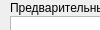
         <widget class="QWidget" name="page_4">
          <property name="geometry">
           <rect>
            <x>0</x>
            <y>0</y>
            <width>100</width>
            <height>30</height>
           </rect>
          </property>
          <attribute name="label">
           <string>Анамнез стр. 4</string>
          </attribute>
          <widget class="QWidget" name="layoutWidget_6">
           <property name="geometry">
            <rect>
             <x>10</x>
             <y>0</y>
             <width>321</width>
             <height>361</height>
            </rect>
           </property>
           <layout class="QVBoxLayout" name="verticalLayoutAnamnez4">
            <property name="spacing">
             <number>0</number>
            </property>
            <item>
             <widget class="QLabel" name="label_56">
              <property name="sizePolicy">
               <sizepolicy hsizetype="Preferred" vsizetype="Fixed">
                <horstretch>0</horstretch>
                <verstretch>21</verstretch>
               </sizepolicy>
              </property>
              <property name="text">
               <string>Предварительный диагноз:</string>
              </property>
             </widget>
            </item>
            <item>
             <widget class="QTextEdit" name="textDiagnosis">
              <property name="sizePolicy">
               <sizepolicy hsizetype="Expanding" vsizetype="Fixed">
                <horstretch>0</horstretch>
                <verstretch>42</verstretch>
               </sizepolicy>
              </property>
              <property name="minimumSize">
               <size>
                <width>0</width>
                <height>42</height>
               </size>
              </property>
              <property name="maximumSize">
               <size>
                <width>16777215</width>
                <height>42</height>
               </size>
              </property>
             </widget>
            </item>
            <item>
             <widget class="QLabel" name="label_57">
              <property name="sizePolicy">
               <sizepolicy hsizetype="Preferred" vsizetype="Fixed">
                <horstretch>0</horstretch>
                <verstretch>21</verstretch>
               </sizepolicy>
              </property>
              <property name="text">
               <string>На основании жалоб:</string>
              </property>
             </widget>
            </item>
            <item>
             <widget class="QTextEdit" name="textByComplaint">
              <property name="sizePolicy">
               <sizepolicy hsizetype="Expanding" vsizetype="Fixed">
                <horstretch>0</horstretch>
                <verstretch>42</verstretch>
               </sizepolicy>
              </property>
              <property name="minimumSize">
               <size>
                <width>0</width>
                <height>42</height>
               </size>
              </property>
              <property name="maximumSize">
               <size>
                <width>16777215</width>
                <height>42</height>
               </size>
              </property>
             </widget>
            </item>
            <item>
             <widget class="QLabel" name="label_58">
              <property name="sizePolicy">
               <sizepolicy hsizetype="Preferred" vsizetype="Fixed">
                <horstretch>0</horstretch>
                <verstretch>21</verstretch>
               </sizepolicy>
              </property>
              <property name="text">
               <string>Анамнеза:</string>
              </property>
             </widget>
            </item>
            <item>
             <widget class="QTextEdit" name="textByAnamnes">
              <property name="sizePolicy">
               <sizepolicy hsizetype="Expanding" vsizetype="Fixed">
                <horstretch>0</horstretch>
                <verstretch>42</verstretch>
               </sizepolicy>
              </property>
              <property name="minimumSize">
               <size>
                <width>0</width>
                <height>42</height>
               </size>
              </property>
              <property name="maximumSize">
               <size>
                <width>16777215</width>
                <height>42</height>
               </size>
              </property>
             </widget>
            </item>
            <item>
             <widget class="QLabel" name="label_59">
              <property name="sizePolicy">
               <sizepolicy hsizetype="Preferred" vsizetype="Fixed">
                <horstretch>0</horstretch>
                <verstretch>21</verstretch>
               </sizepolicy>
              </property>
              <property name="text">
               <string>План обследования: ОАК, ОАМ, ФГ, ЭКГ, сахар</string>
              </property>
             </widget>
            </item>
            <item>
             <widget class="QTextEdit" name="textPlanRes">
              <property name="sizePolicy">
               <sizepolicy hsizetype="Expanding" vsizetype="Fixed">
                <horstretch>0</horstretch>
                <verstretch>42</verstretch>
               </sizepolicy>
              </property>
              <property name="minimumSize">
               <size>
                <width>0</width>
                <height>42</height>
               </size>
              </property>
              <property name="maximumSize">
               <size>
                <width>16777215</width>
                <height>42</height>
               </size>
              </property>
             </widget>
            </item>
            <item>
             <widget class="QLabel" name="label_60">
              <property name="sizePolicy">
               <sizepolicy hsizetype="Preferred" vsizetype="Fixed">
                <horstretch>0</horstretch>
                <verstretch>21</verstretch>
               </sizepolicy>
              </property>
              <property name="text">
               <string>План лечения:</string>
              </property>
             </widget>
            </item>
            <item>
             <widget class="QTextEdit" name="textPlanTher">
              <property name="sizePolicy">
               <sizepolicy hsizetype="Expanding" vsizetype="Fixed">
                <horstretch>0</horstretch>
                <verstretch>42</verstretch>
               </sizepolicy>
              </property>
              <property name="minimumSize">
               <size>
                <width>0</width>
                <height>42</height>
               </size>
              </property>
              <property name="maximumSize">
               <size>
                <width>16777215</width>
                <height>42</height>
               </size>
              </property>
             </widget>
            </item>
            <item>
             <widget class="QLabel" name="label_61">
              <property name="sizePolicy">
               <sizepolicy hsizetype="Preferred" vsizetype="Fixed">
                <horstretch>0</horstretch>
                <verstretch>21</verstretch>
               </sizepolicy>
              </property>
              <property name="text">
               <string>Нетрудоспособен:</string>
              </property>
             </widget>
            </item>
            <item>
             <widget class="QLineEdit" name="lineIncapacitated">
              <property name="sizePolicy">
               <sizepolicy hsizetype="Expanding" vsizetype="Fixed">
                <horstretch>0</horstretch>
                <verstretch>21</verstretch>
               </sizepolicy>
              </property>
              <property name="text">
               <string/>
              </property>
             </widget>
            </item>
            <item>
             <layout class="QHBoxLayout" name="horizontalLayout_26">
              <property name="spacing">
               <number>0</number>
              </property>
              <item>
               <widget class="QLabel" name="label_62">
                <property name="sizePolicy">
                 <sizepolicy hsizetype="Preferred" vsizetype="Fixed">
                  <horstretch>0</horstretch>
                  <verstretch>21</verstretch>
                 </sizepolicy>
                </property>
                <property name="text">
                 <string>Врач:</string>
                </property>
               </widget>
              </item>
              <item>
               <widget class="QLineEdit" name="lineDoc">
                <property name="sizePolicy">
                 <sizepolicy hsizetype="Expanding" vsizetype="Fixed">
                  <horstretch>0</horstretch>
                  <verstretch>21</verstretch>
                 </sizepolicy>
                </property>
                <property name="text">
                 <string/>
                </property>
               </widget>
              </item>
             </layout>
            </item>
           </layout>
          </widget>
         </widget>
